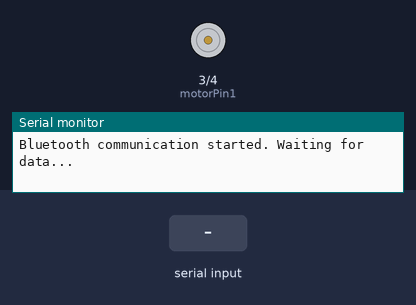
A sketch run on a simulated Arduino Uno, built with avr-gcc and run on an emulated ATmega328P. Shown: motor-driver pin pairs drawn as motors (green arrow = first pin HIGH = forward, orange = second pin HIGH = backward, longer = more drive, scaled by the enable pin), the last lines printed to the serial monitor. The inputs (shaded band) are chosen by the test bench.

Above: at 1.2 s.
1.3 s: "F" received over the second serial link
At 2.2 s:
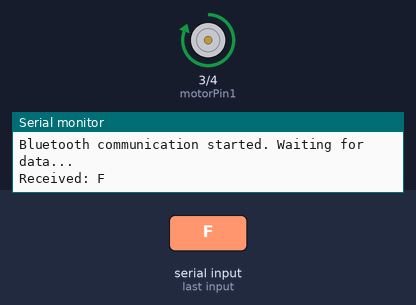
2.8 s: "B" received over the second serial link
At 5.5 s:
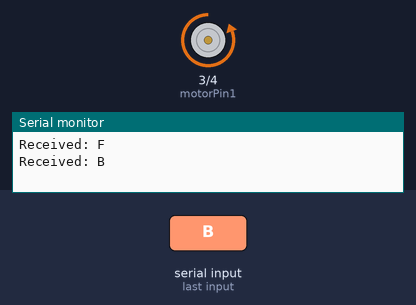
5.8 s: "1" received over the second serial link
Timing chart, 0 to 8.8 s (numbered marks = the images above; inputs shaded):
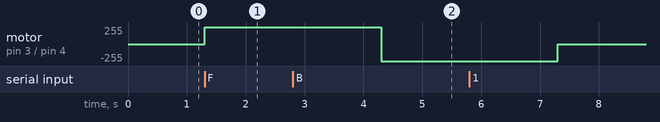

The sketch:

bluetooth_controlled_roller_shutter.ino
```cpp
#include <SoftwareSerial.h>

// Define the pins for RX and TX
const int RX_PIN = 10;
const int TX_PIN = 11;

// Create a SoftwareSerial object
SoftwareSerial bluetooth(RX_PIN, TX_PIN);

// Define motor pins
const int motorPin1 = 3; // Motor 1 pin 1
const int motorPin2 = 4; // Motor 1 pin 2
const int enablePin = 5; // Enable pin

void setup() {
  // Start the built-in Serial communication at a baud rate of 9600
  Serial.begin(9600);

  // Start the SoftwareSerial communication at a baud rate of 9600
  bluetooth.begin(9600);

  // Print a message to the Serial Monitor
  Serial.println("Bluetooth communication started. Waiting for data...");

  // Set all the motor control pins to outputs
  pinMode(motorPin1, OUTPUT);
  pinMode(motorPin2, OUTPUT);
  pinMode(enablePin, OUTPUT);

  // Initially, disable the motor
  digitalWrite(enablePin, LOW);
}

void loop() {
  // Check if data is available from the Bluetooth module
  if (bluetooth.available()) {
    // Read the incoming data
    char incomingData = bluetooth.read();

    // Print the incoming data to the Serial Monitor
    Serial.print("Received: ");
    Serial.println(incomingData);

    // Control the motor based on the received data
    if (incomingData == 'F') { // Forward command
      // Enable the motor
      digitalWrite(enablePin, HIGH);

      // Spin the motor in one direction
      digitalWrite(motorPin1, HIGH);
      digitalWrite(motorPin2, LOW);
      delay(3000); // Wait for 3 seconds

      // Stop the motor
      digitalWrite(motorPin1, LOW);
      digitalWrite(motorPin2, LOW);
    } else if (incomingData == 'B') { // Backward command
      // Enable the motor
      digitalWrite(enablePin, HIGH);

      // Spin the motor in the opposite direction
      digitalWrite(motorPin1, LOW);
      digitalWrite(motorPin2, HIGH);
      delay(3000); // Wait for 3 seconds

      // Stop the motor
      digitalWrite(motorPin1, LOW);
      digitalWrite(motorPin2, LOW);
    } else {
      // Disable the motor if any other command is received
      digitalWrite(enablePin, LOW);
    }
  }
}
```

Measured:
- after the input at 1.3 s, motor on pin 3 (motorPin1) / pin 4 (motorPin2): stopped → forward 255/255 at once
- after the input at 2.8 s, motor on pin 3 (motorPin1) / pin 4 (motorPin2): forward 255/255 → backward 255/255 after 1.5 s
